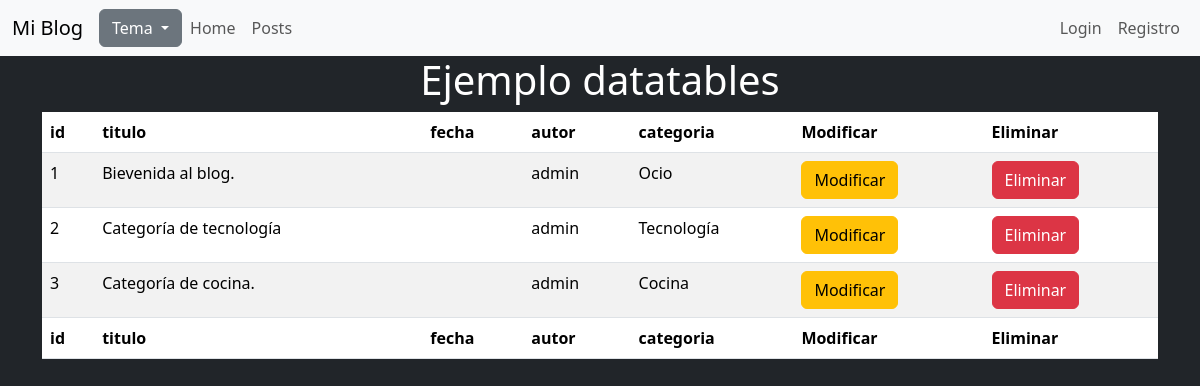
The page /blog/post/datatables/ on the database as committed earlier.
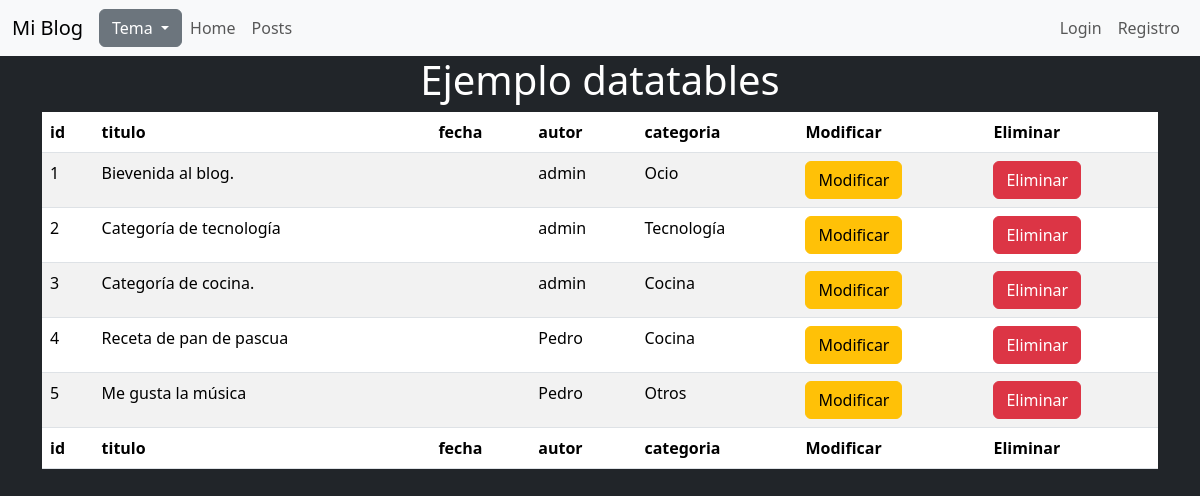
The same page on the database as committed later.
### blog/models.py (models this page shows, shortened)
class Post(models.Model):
    id = models.AutoField(primary_key=True)
    titulo = models.CharField(max_length=50, null=False, blank=False)
    contenido = models.TextField(null=False, blank=False)
    fecha_creacion = models.DateField(auto_created=True, auto_now_add=True)
    autor = models.ForeignKey(User, on_delete=models.CASCADE, blank=False, null=False)
    categoria = models.ForeignKey(Categoria, on_delete=models.CASCADE, null=False, blank=False, default=4)
    class Meta:
        managed = True
        db_table = 'posts'

class Categoria(models.Model):
    id = models.AutoField(primary_key=True)
    nombre = models.CharField(max_length=50, null=False, blank=False, unique=True)
    descripcion = models.TextField(null=False, blank=False)
    class Meta:
        managed = True
        db_table = 'categorias'

### blog/views.py (the view)
# urls.py: path('post/datatables/', views.ejemplo_datatables, name="datatables"),
def ejemplo_datatables(request):
    contexto = {}
    posts = Post.objects.all()
    contexto["posts"] = posts
    return render(request, 'blog/ejemplo_datatables.html', contexto)

### templates/blog/ejemplo_datatables.html (shortened to what this page needs)
{% extends "layouts/base.html" %}
{% block contenido %}
<header>
    <h1 class="text-center">Ejemplo datatables</h1>
</header>
<main class="container">
    {% if posts %}
    <table id="table_posts" class="table table-striped" style="width:100%">
        <thead>
            <tr>
                <th>id</th>
                <th>titulo</th>
                <th>fecha</th>
                <th>autor</th>
                <th>categoria</th>
                <th>Modificar</th>
                <th>Eliminar</th>
            </tr>
        </thead>
        <tbody>
            {% for post  in posts %}
                <tr>
                    <td>{{post.id}}</td>
                    <td>{{post.titulo}}</td>
                    <td>{{post.fecha}}</td>
                    <td>{{post.autor.username}}</td>
                    <td>{{post.categoria.nombre}}</td>
                    <td>
                        <button class="btn btn-warning">Modificar</button>
                    </td>
                    <td>
                        <button class="btn btn-danger">Eliminar</button>
                    </td>
                </tr>
            {% endfor %}
        </tbody>
        <tfoot>
            <tr>
                <th>id</th>
                <th>titulo</th>
                <th>fecha</th>
                <th>autor</th>
                <th>categoria</th>
                <th>Modificar</th>
                <th>Eliminar</th>
            </tr>
        </tfoot>
    </table>
    {% else %}
    <p class="text-center">No existen posts para mostrar.</p>
    {% endif %}
</main>
{% load static %}
{% endblock contenido %}

### templates/layouts/base.html (shortened to what this page needs)
<!DOCTYPE html>
<html lang="en">
<head>
    <link href="https://cdn.jsdelivr.net/npm/bootstrap@5.3.3/dist/css/bootstrap.min.css" rel="stylesheet">
    <link rel="stylesheet" href="https://cdn.datatables.net/2.1.8/css/dataTables.bootstrap5.css">
    <link rel="stylesheet" href="https://cdnjs.cloudflare.com/ajax/libs/font-awesome/6.7.1/css/all.min.css" />
</head>
<body class="{% if request.session.tema == "dia" %}bg-body{% else %}bg-dark text-white{% endif %}">
    {% include "partials/navbar.html" %}
    {% block contenido %}
    {% endblock contenido %}
</body>
</html>

### templates/partials/navbar.html (shortened to what this page needs)
<nav class="navbar navbar-expand-lg bg-body-tertiary">
    <div class="container-fluid">
      <a class="navbar-brand" href="{% url "index" %}">Mi Blog</a>
      <div class="dropdown">
        <button class="btn btn-secondary dropdown-toggle" type="button" data-bs-toggle="dropdown" aria-expanded="false">
          Tema
        </button>
      </div>
      <div class="collapse navbar-collapse" id="navbarNavAltMarkup">
        <div class="navbar-nav w-100 justify-content-lg-between">
            <div class="d-flex flex-column flex-lg-row">
              <a class="nav-link" href="">Home</a>
              <a class="nav-link" href="{% url "posts" %}">Posts</a>
            </div>
            <div class="d-flex flex-column flex-lg-row">
              {% if not user.is_authenticated %}
              <a class="nav-link" href="{% url "login" %}">Login</a>
              <a class="nav-link" href="{% url "registro" %}">Registro</a>
              {% endif %}
            </div>
        </div>
      </div>
    </div>
  </nav>

Rows that differ between the two databases and show on the page:
added Post: id "4", titulo "Receta de pan de pascua", autor.username "Pedro", categoria.nombre "Cocina"
added Post: id "5", titulo "Me gusta la música", autor.username "Pedro", categoria.nombre "Otros"
